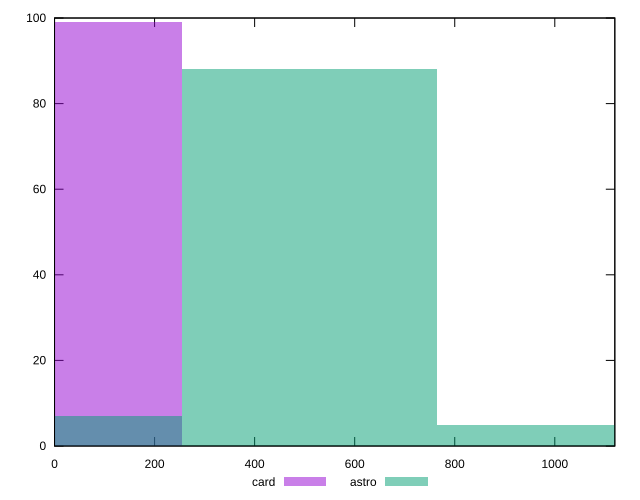

Here is the gnuplot script that generated this plot:
reset

$card <<EOF
0 99
EOF

$astro <<EOF
509.22091659197434 88
0 7
1018.4418331839487 5
EOF

set key outside below
set boxwidth 509.22091659197434
set xrange [0:1120]
set yrange [0:100]
set trange [0:100]
set style fill transparent solid 0.5 noborder
set terminal svg size 640, 500 enhanced background rgb 'white'
set output "reports/report_00027_2021-02-24T12-40-31.850Z/unused-css-rules/comparison/histogram/2_vs_3.svg"

plot $card title "card" with boxes, \
     $astro title "astro" with boxes

reset
